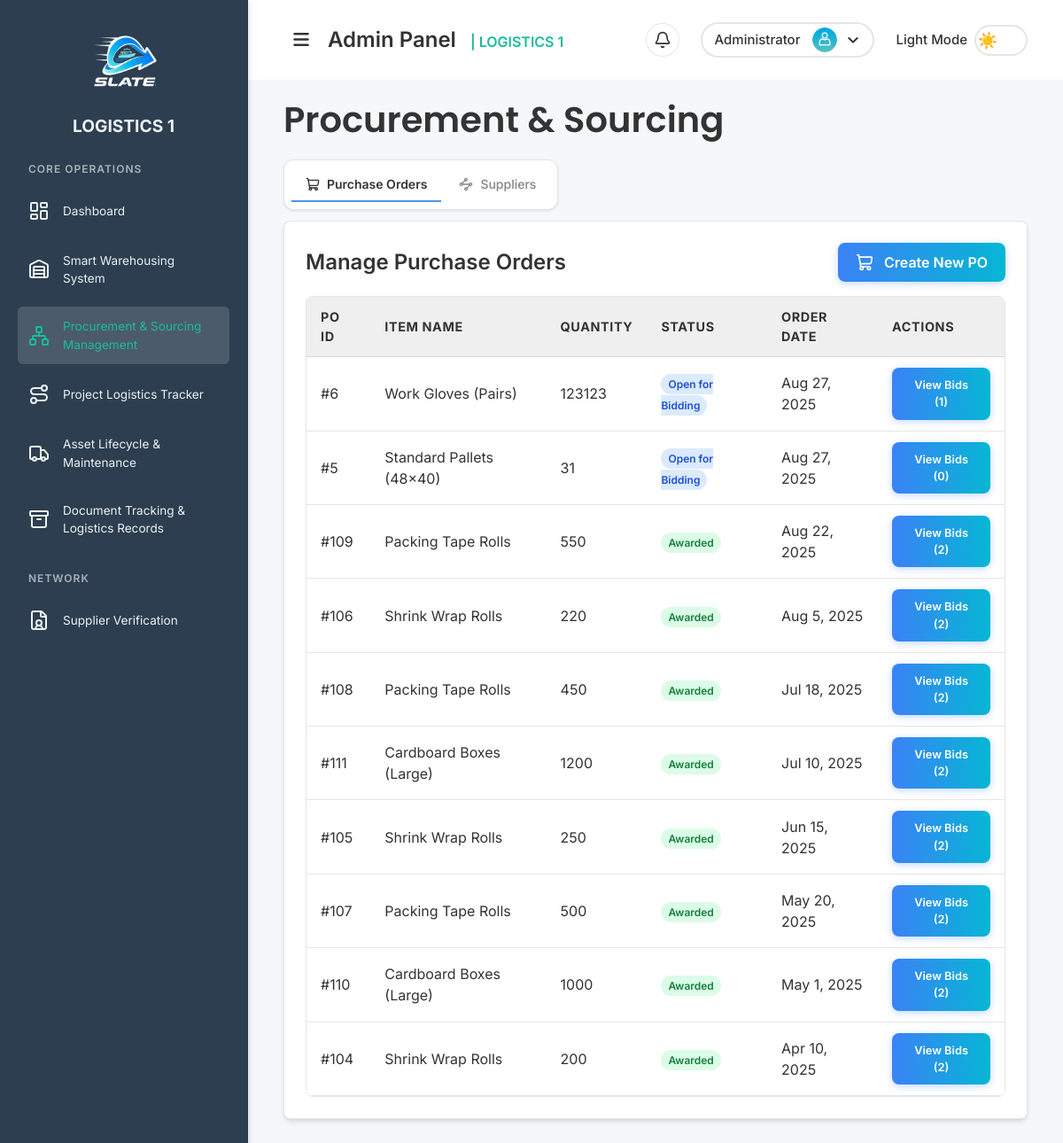
The app's page /pages/procurement_sourcing.php (signed in), older data.
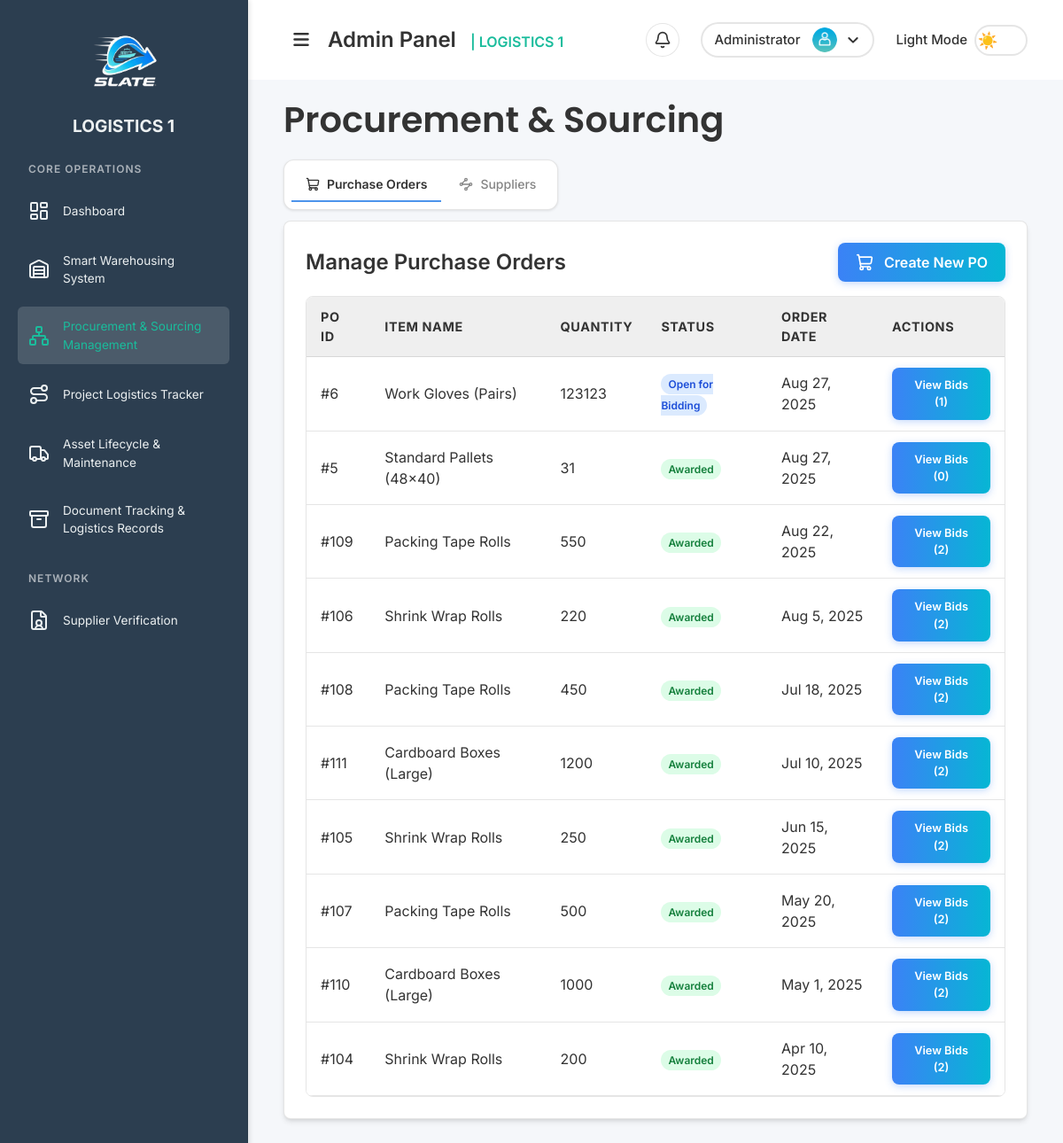
The same page, newer data.
### tables this page shows
CREATE TABLE `purchase_orders` (
  `id` int NOT NULL,
  `supplier_id` int DEFAULT NULL,
  `item_name` varchar(255) NOT NULL,
  `quantity` int NOT NULL,
  `status` varchar(50) DEFAULT 'Pending',
  `order_date` timestamp NULL DEFAULT CURRENT_TIMESTAMP,
  `ends_at` datetime DEFAULT NULL,
  `awarded_to_supplier_id` int DEFAULT NULL,
  `awarded_at` timestamp NULL DEFAULT NULL
);

### includes/functions/purchase_order.php (called while the page is built, shortened)
<?php
function getRecentPurchaseOrders($limit = 50) {
    $conn = getDbConnection();
    $sql = "SELECT po.*, s.supplier_name
            FROM purchase_orders po
            LEFT JOIN suppliers s ON po.awarded_to_supplier_id = s.id
            ORDER BY po.order_date DESC
            LIMIT ?";
    $stmt = $conn->prepare($sql);
    $stmt->bind_param("i", $limit);
    $stmt->execute();
    $result = $stmt->get_result();
    $orders = $result ? $result->fetch_all(MYSQLI_ASSOC) : [];
    return $orders;
}
?>

### includes/functions/bids.php (called while the page is built, shortened)
<?php
function getBidsForPO($po_id) {
    $conn = getDbConnection();
    $stmt = $conn->prepare(
        "SELECT b.*, s.supplier_name
         FROM bids b
         JOIN suppliers s ON b.supplier_id = s.id
         WHERE b.po_id = ?
         ORDER BY b.bid_amount ASC"
    );
    $stmt->bind_param("i", $po_id);
    $stmt->execute();
    $result = $stmt->get_result();
    $bids = $result ? $result->fetch_all(MYSQLI_ASSOC) : [];
    return $bids;
}
?>

### pages/procurement_sourcing.php (the view, shortened to what the changed rows need)
<?php
require_once '../includes/functions/purchase_order.php';
require_once '../includes/functions/bids.php';
$purchaseOrders = getRecentPurchaseOrders(50);
$bids_by_po = [];
foreach ($purchaseOrders as $po) {
    if ($po['status'] === 'Open for Bidding' || $po['status'] === 'Awarded') {
        $bids_by_po[$po['id']] = getBidsForPO($po['id']);
    }
}
?>
<!DOCTYPE html>
<html lang="en">
<head>
  <link rel="stylesheet" href="../assets/css/styles.css">
  <link rel="stylesheet" href="../assets/css/sidebar.css">
  <link rel="stylesheet" href="https://cdnjs.cloudflare.com/ajax/libs/font-awesome/6.7.2/css/all.min.css">
  <script src="https://cdn.tailwindcss.com"></script>
</head>
<body class="sidebar-active">
  <div class="main-content-wrapper" id="mainContentWrapper">
    <div class="content" id="mainContent">
      <?php include '../partials/header.php'; ?>
      <h1 class="font-semibold page-title">Procurement & Sourcing</h1>
      <div class="tab-content active" id="purchase-orders-tab">
        <div style="background: var(--card-bg); border: 1px solid var(--card-border);" class="p-6 rounded-lg shadow-md">
            <div class="flex justify-between items-center mb-4">
                <h2 class="text-2xl font-semibold text-[var(--text-color)]">Manage Purchase Orders</h2>
            </div>
            <div class="table-container">
              <table class="data-table">
                <thead>
                  <tr>
                    <th>PO ID</th>
                    <th>Item Name</th>
                    <th>Quantity</th>
                    <th>Status</th>
                    <th>Order Date</th>
                    <th>Actions</th>
                  </tr>
                </thead>
                <tbody>
                  <?php if (empty($purchaseOrders)): ?>
                    <tr><td colspan="6" class="table-empty">No purchase orders found.</td></tr>
                  <?php else: foreach ($purchaseOrders as $po): ?>
                      <tr>
                        <td>#<?php echo $po['id']; ?></td>
                        <td><?php echo htmlspecialchars($po['item_name']); ?></td>
                        <td><?php echo $po['quantity']; ?></td>
                        <td>
                            <span class="px-2 py-1 font-semibold leading-tight text-xs rounded-full
                                <?php if ($po['status'] === 'Pending') echo 'bg-yellow-100 text-yellow-700';
                                      elseif ($po['status'] === 'Open for Bidding') echo 'bg-blue-100 text-blue-700';
                                      elseif ($po['status'] === 'Awarded') echo 'bg-green-100 text-green-700';
                                      else echo 'bg-gray-100 text-gray-700'; ?>">
                                <?php echo htmlspecialchars($po['status']); ?>
                            </span>
                        </td>
                        <td><?php echo date("M j, Y", strtotime($po['order_date'])); ?></td>
                        <td>
                            <?php if ($po['status'] === 'Pending'): ?>
                                <form method="POST" class="form-no-margin">
                                    <input type="hidden" name="po_id" value="<?php echo $po['id']; ?>">
                                    <button type="submit" name="action" value="open_for_bidding" class="btn-primary btn-small">Open for Bidding</button>
                                </form>
                            <?php elseif ($po['status'] === 'Open for Bidding' || $po['status'] === 'Awarded'): ?>
                                <button class="btn-primary btn-small" onclick='openViewBidsModal(<?php echo $po["id"]; ?>, <?php echo json_encode($bids_by_po[$po["id"]] ?? []); ?>, "<?php echo $po["status"]; ?>")'>
                                    View Bids (<?php echo count($bids_by_po[$po['id']] ?? []); ?>)
                                </button>
                            <?php endif; ?>
                        </td>
                      </tr>
                  <?php endforeach; endif; ?>
                </tbody>
              </table>
            </div>
        </div>
      </div>
    </div>
  </div>
</body>
</html>

Row changes from the older to the newer data that the page shows:
changed purchase_orders "Standard Pallets (48x40)": status "Open for Bidding" → "Awarded"
